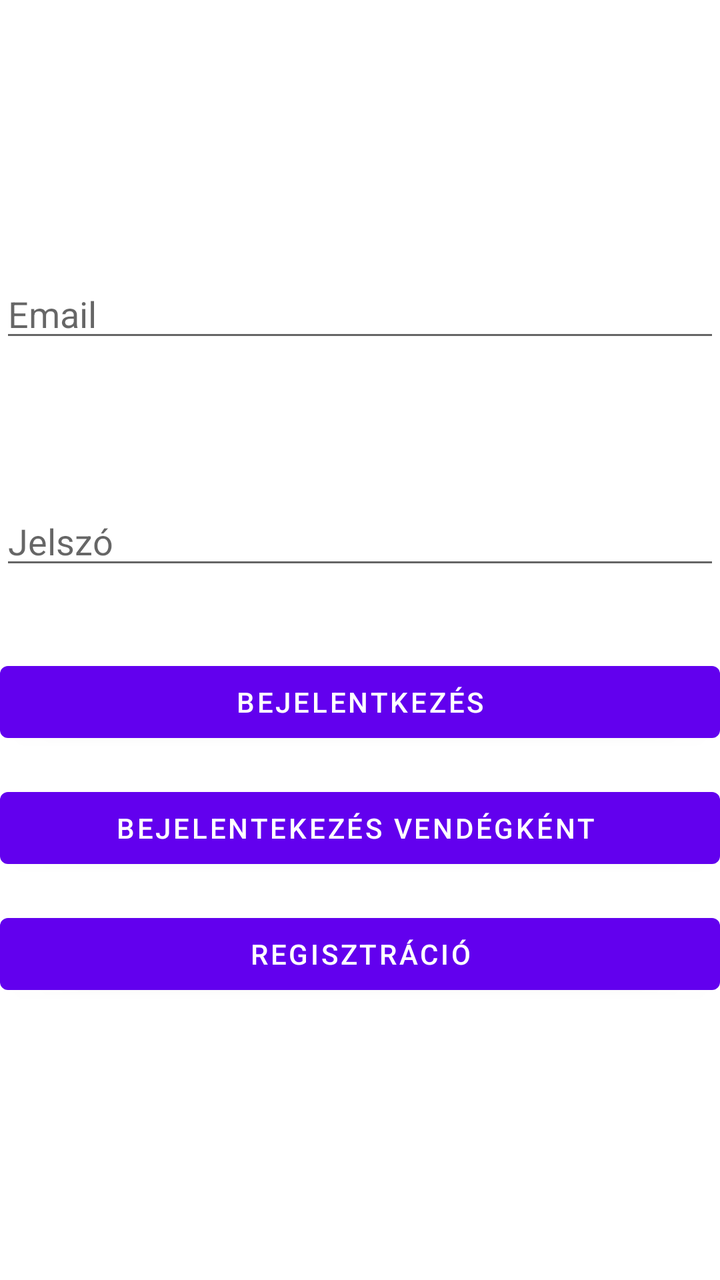
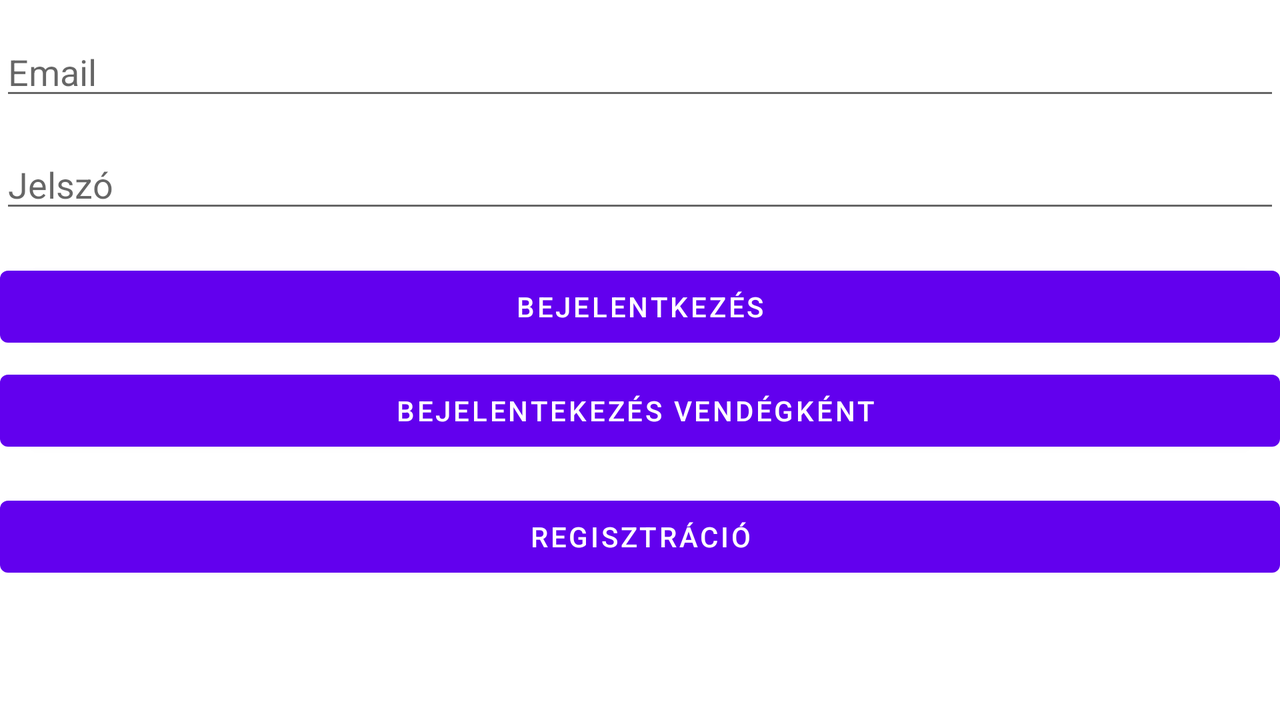

Two renders of one Android screen. The first uses the default layout on a phone; the second uses the alternative layout the repository ships for a different screen configuration, on a matching device. The two XML files are below.
<!-- AndroidManifest.xml: application theme Theme.MukormosIdopontfoglalo -->
<!-- res/layout/activity_login.xml -->
<?xml version="1.0" encoding="utf-8"?>
<androidx.constraintlayout.widget.ConstraintLayout xmlns:android="http://schemas.android.com/apk/res/android"
    xmlns:app="http://schemas.android.com/apk/res-auto"
    xmlns:tools="http://schemas.android.com/tools"
    android:layout_width="match_parent"
    android:layout_height="match_parent"
    tools:context=".LoginActivity">

    <EditText
        android:id="@+id/editTextUserName"
        android:layout_width="match_parent"
        android:layout_height="wrap_content"
        android:ems="10"
        android:hint="Email"
        android:inputType="text"
        app:layout_constraintBottom_toBottomOf="parent"
        app:layout_constraintEnd_toEndOf="parent"
        app:layout_constraintHorizontal_bias="0.0"
        app:layout_constraintStart_toStartOf="parent"
        app:layout_constraintTop_toTopOf="parent"
        app:layout_constraintVertical_bias="0.225"
        />

    <EditText
        android:id="@+id/editTextPassword"
        android:layout_width="match_parent"
        android:layout_height="wrap_content"
        android:ems="10"
        android:hint="@string/password"
        android:inputType="textPassword"
        app:layout_constraintBottom_toBottomOf="parent"
        app:layout_constraintTop_toBottomOf="@+id/editTextUserName"
        app:layout_constraintVertical_bias="0.141"
        tools:layout_editor_absoluteX="16dp"
        android:layout_marginTop="@dimen/register_margin_top"
        />

    <Button
        android:id="@+id/loginButton"
        android:layout_width="0dp"
        android:layout_height="wrap_content"
        android:text="@string/login"
        android:onClick="login"
        app:layout_constraintBottom_toBottomOf="parent"
        app:layout_constraintEnd_toEndOf="parent"
        app:layout_constraintHorizontal_bias="1.0"
        app:layout_constraintStart_toStartOf="parent"
        app:layout_constraintTop_toBottomOf="@+id/editTextPassword"
        app:layout_constraintVertical_bias="0.078"
        android:layout_marginTop="@dimen/register_margin_top"
        />


    <Button
        android:id="@+id/guestLoginButton"
        android:layout_width="0dp"
        android:layout_height="wrap_content"
        android:layout_marginTop="@dimen/register_margin_top"
        android:onClick="loginAsGuest"
        android:text="Bejelentekezés vendégként "
        app:layout_constraintEnd_toEndOf="parent"
        app:layout_constraintHorizontal_bias="1.0"
        app:layout_constraintStart_toStartOf="parent"
        app:layout_constraintTop_toBottomOf="@+id/loginButton"
        tools:ignore="OnClick"
        />

    <Button
        android:id="@+id/registerButton"
        android:layout_width="0dp"
        android:layout_height="wrap_content"
        android:layout_marginTop="@dimen/register_margin_top"
        android:onClick="register"
        android:text="@string/registration"
        app:layout_constraintBottom_toBottomOf="parent"
        app:layout_constraintEnd_toEndOf="parent"
        app:layout_constraintHorizontal_bias="0.0"
        app:layout_constraintStart_toStartOf="parent"
        app:layout_constraintTop_toBottomOf="@+id/guestLoginButton"
        app:layout_constraintVertical_bias="0.0"
        />
</androidx.constraintlayout.widget.ConstraintLayout>
<!-- resources referenced by this layout -->
<resources>
  <dimen name="register_margin_top">15dp</dimen>
  <string name="login">Bejelentkezés</string>
  <string name="password">Jelszó</string>
  <string name="registration">Regisztráció</string>
  <style name="Theme.MukormosIdopontfoglalo" parent="Theme.MaterialComponents.DayNight.DarkActionBar">
          
          <item name="colorPrimary">@color/purple_500</item>
          <item name="colorPrimaryVariant">@color/purple_700</item>
          <item name="colorOnPrimary">@color/white</item>
          
          <item name="colorSecondary">@color/teal_200</item>
          <item name="colorSecondaryVariant">@color/teal_700</item>
          <item name="colorOnSecondary">@color/black</item>
          
          <item name="android:statusBarColor" tools:targetApi="l">?attr/colorPrimaryVariant</item>
          
      </style>
</resources>
<!-- res/layout-land/activity_login.xml (the repository's variant of the layout above) -->
<!-- drawn on the phone turned sideways -->
<?xml version="1.0" encoding="utf-8"?>
<androidx.constraintlayout.widget.ConstraintLayout xmlns:android="http://schemas.android.com/apk/res/android"
    xmlns:app="http://schemas.android.com/apk/res-auto"
    xmlns:tools="http://schemas.android.com/tools"
    android:layout_width="match_parent"
    android:layout_height="match_parent"
    android:orientation="vertical"
    tools:context=".LoginActivity">

    <EditText
        android:id="@+id/editTextUserName"
        android:layout_width="match_parent"
        android:layout_height="wrap_content"
        android:ems="10"
        android:hint="Email"
        android:inputType="text"
        app:layout_constraintBottom_toBottomOf="parent"
        app:layout_constraintEnd_toEndOf="parent"
        app:layout_constraintHorizontal_bias="0.0"
        app:layout_constraintStart_toStartOf="parent"
        app:layout_constraintTop_toTopOf="parent"
        app:layout_constraintVertical_bias="0.043" />

    <EditText
        android:id="@+id/editTextPassword"
        android:layout_width="0dp"
        android:layout_height="wrap_content"
        android:layout_marginTop="@dimen/register_margin_top"
        android:ems="10"
        android:hint="@string/password"
        android:inputType="textPassword"
        app:layout_constraintBottom_toBottomOf="parent"
        app:layout_constraintEnd_toEndOf="parent"
        app:layout_constraintHorizontal_bias="0.0"
        app:layout_constraintStart_toStartOf="parent"
        app:layout_constraintTop_toBottomOf="@+id/editTextUserName"
        app:layout_constraintVertical_bias="0.0" />


    <Button
        android:id="@+id/loginButton"
        android:layout_width="0dp"
        android:layout_height="wrap_content"
        android:layout_marginTop="@dimen/register_margin_top"
        android:onClick="login"
        android:text="@string/login"
        app:layout_constraintBottom_toBottomOf="parent"
        app:layout_constraintEnd_toEndOf="parent"
        app:layout_constraintHorizontal_bias="0.0"
        app:layout_constraintStart_toStartOf="parent"
        app:layout_constraintTop_toBottomOf="@+id/editTextPassword"
        app:layout_constraintVertical_bias="0.017" />

    <Button
        android:id="@+id/guestLoginButton"
        android:layout_width="0dp"
        android:layout_height="wrap_content"
        android:layout_marginTop="4dp"
        android:onClick="loginAsGuest"
        android:text="Bejelentekezés vendégként "
        app:layout_constraintEnd_toEndOf="parent"
        app:layout_constraintHorizontal_bias="0.0"
        app:layout_constraintStart_toStartOf="parent"
        app:layout_constraintTop_toBottomOf="@+id/loginButton"
        tools:ignore="OnClick" />

    <Button
        android:id="@+id/registerButton"
        android:layout_width="0dp"
        android:layout_height="wrap_content"
        android:layout_marginTop="@dimen/register_margin_top"
        android:onClick="register"
        android:text="@string/registration"
        app:layout_constraintBottom_toBottomOf="parent"
        app:layout_constraintEnd_toEndOf="parent"
        app:layout_constraintHorizontal_bias="0.0"
        app:layout_constraintStart_toStartOf="parent"
        app:layout_constraintTop_toBottomOf="@+id/guestLoginButton"
        app:layout_constraintVertical_bias="0.0" />
</androidx.constraintlayout.widget.ConstraintLayout>
